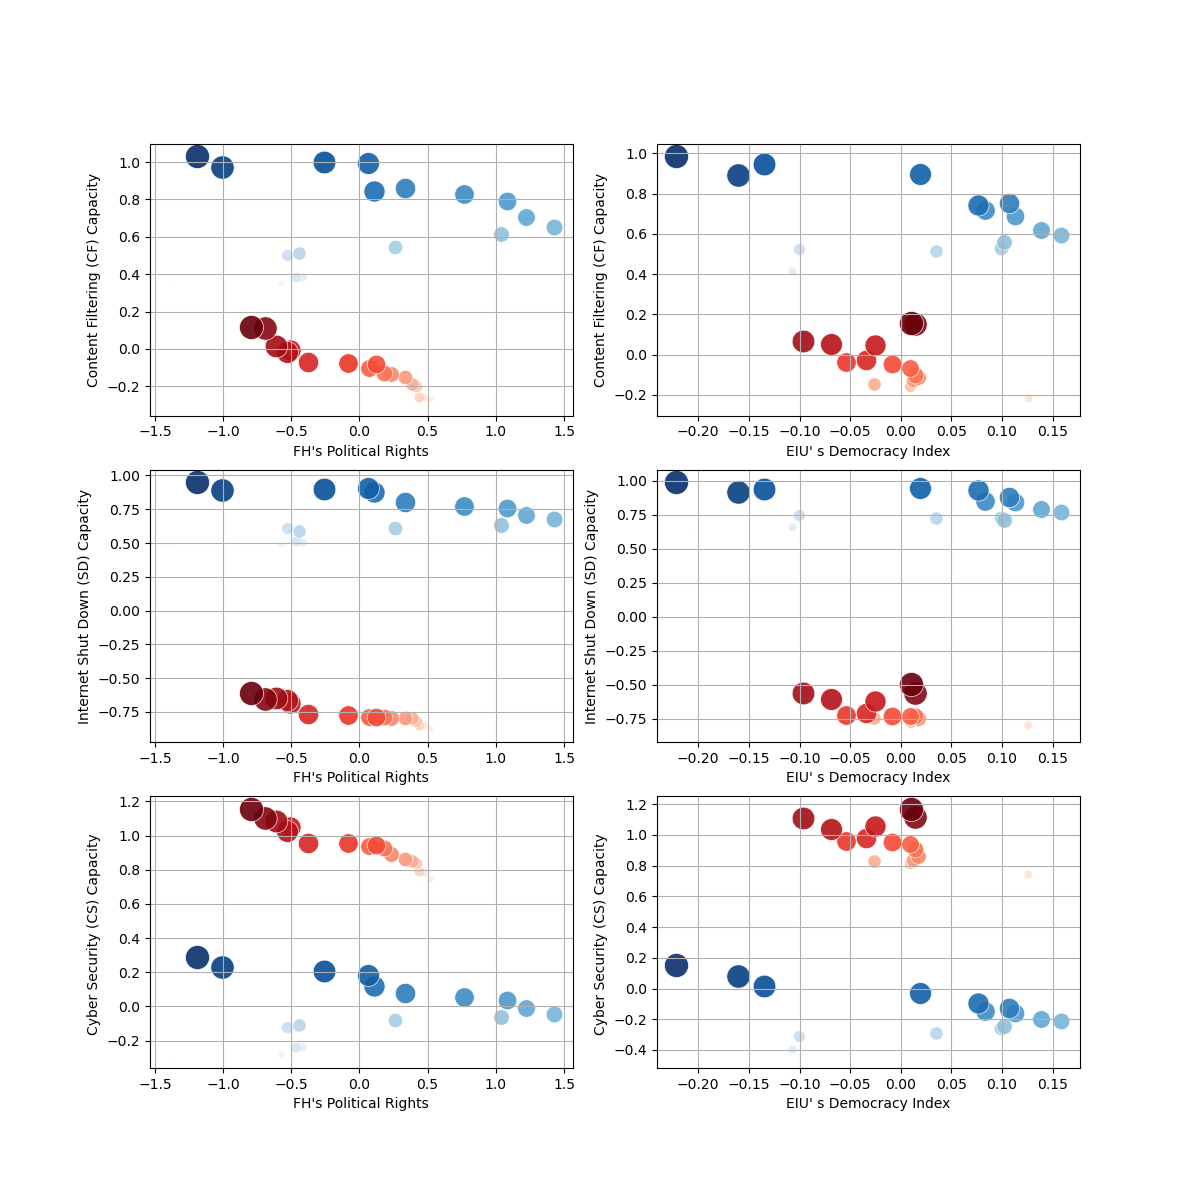

Write the Python code that produced this figure.
import matplotlib.pyplot as plt
import numpy as np
import pandas as pd
df = pd.read_excel('FigureA1.xlsx')

year = df['year'].values
q_eiu = df['Q_EIU'].values
eiu = df['EIU'].values
y221 = df['Y221'].values
y223 = df['Y223'].values
y229 = df['Y229'].values
q_pr = df['Q_PR'].values
pr = df['PR'].values
y221p = df['Y221P'].values
y223p = df['Y223P'].values
y229p = df['Y229P'].values

# Only include groups 1 and 4

data221p = { 
    'Group1': {
        'years': year[0:18],
        'political_rights': pr[0:18],
        'internet_Filtering': y221p[0:18],
    },
#     'Group2': {
#         'years': year[18:36],
#         'political_rights': pr[18:36],
#         'internet_Filtering': y221p[18:36],
#     },
#     'Group3': {
#         'years': year[36:54],
#         'political_rights': pr[36:54],
#         'internet_Filtering': y221p[36:54],
#     },
    'Group4': {
        'years': year[54:72],
        'political_rights': pr[54:72],
        'internet_Filtering': y221p[54:72],
    }
}

data221e = {
    'Group1': {
        'years': year[0:18],
        'democracy_index': eiu[0:18],
        'internet_Filtering': y221[0:18],
    },
#     'Group2': {
#         'years': year[18:36],
#         'democracy_index': eiu[18:36],
#         'internet_Filtering': y221[18:36],
#     },
#     'Group3': {
#         'years': year[36:54],
#         'democracy_index': eiu[36:54],
#         'internet_Filtering': y221[36:54],
#     },
    'Group4': {
        'years': year[54:72],
        'democracy_index': eiu[54:72],
        'internet_Filtering': y221[54:72],
    }
}

data223p = {
    'Group1': {
        'years': year[0:18],
        'political_rights': pr[0:18],
        'internet_shut_down': y223p[0:18],
    },
#     'Group2': {
#         'years': year[18:36],
#         'political_rights': pr[18:36],
#         'internet_shut_down': y223p[18:36],
#     },
#     'Group3': {
#         'years': year[36:54],
#         'political_rights': pr[36:54],
#         'internet_shut_down': y223p[36:54],
#     },
    'Group4': {
        'years': year[54:72],
        'political_rights': pr[54:72],
        'internet_shut_down': y223p[54:72],
    }
}

data223e = {
    'Group1': {
        'years': year[0:18],
        'democracy_index': eiu[0:18],
        'internet_shut_down': y223[0:18],
    },
#     'Group2': {
#         'years': year[18:36],
#         'democracy_index': eiu[18:36],
#         'internet_shut_down': y223[18:36],
#     },
#     'Group3': {
#         'years': year[36:54],
#         'democracy_index': eiu[36:54],
#         'internet_shut_down': y223[36:54],
#     },
    'Group4': {
        'years': year[54:72],
        'democracy_index': eiu[54:72],
        'internet_shut_down': y223[54:72],
    }
}

data229p = {
    'Group1': {
        'years': year[0:18],
        'political_rights': pr[0:18],
        'cyber_security_capacity': y229p[0:18],
    },
#     'Group2': {
#         'years': year[18:36],
#         'political_rights': pr[18:36],
#         'cyber_security_capacity': y229p[18:36],
#     },
#     'Group3': {
#         'years': year[36:54],
#         'political_rights': pr[36:54],
#         'cyber_security_capacity': y229p[36:54],
#     },
    'Group4': {
        'years': year[54:72],
        'political_rights': pr[54:72],
        'cyber_security_capacity': y229p[54:72],
    }
}

data229e = {
    'Group1': {
        'years': year[0:18],
        'democracy_index': eiu[0:18],
        'cyber_security_capacity': y229[0:18],
    },
#     'Group2': {
#         'years': year[18:36],
#         'democracy_index': eiu[18:36],
#         'cyber_security_capacity': y229[18:36],
#     },
#     'Group3': {
#         'years': year[36:54],
#         'democracy_index': eiu[36:54],
#         'cyber_security_capacity': y229[36:54],
#     },
    'Group4': {
        'years': year[54:72],
        'democracy_index': eiu[54:72],
        'cyber_security_capacity': y229[54:72],
    }
}

# Set gradient color
colors = {
    'Group1': 'Blues',  # Low-scoring group
#     'Group2': 'Purples',
#     'Group3': 'Greens',
    'Group4': 'Reds' # Hight-scoring group
}

plt.figure(figsize=(12, 8))

fig, axs = plt.subplots(3, 2, figsize=(12, 12))

# axs[0, 0].scatter(FH[i], Internet[i], s=sizes[i], color=cmap(norm(years[i])), alpha=0.9, edgecolors='w', linewidth=0.5)
# axs[0, 0].set_xlabel('PR')
# axs[0, 0].set_ylabel('Y221P')
# axs[0, 0].set_title('PR vs. Y221P')

#221p
for group, group_data in data221p.items():
    FH = group_data['political_rights']
    Internet = group_data['internet_Filtering']
    years = group_data['years']
    sizes = np.linspace(5, 300, len(years))  # Adjust circle diameter range
   
    cmap = plt.get_cmap(colors[group])
    norm = plt.Normalize(years.min(), years.max())
   
    for i in range(len(years)):
        axs[0, 0].scatter(FH[i], Internet[i], s=sizes[i], color=cmap(norm(years[i])), alpha=0.9, edgecolors='w', linewidth=0.5) # alpha = transparency (solid = 1)

axs[0, 0].set_xlabel("FH's Political Rights")
axs[0, 0].set_ylabel("Content Filtering (CF) Capacity")
# axs[0, 0].set_xlim(-1.5,1.5)
# axs[0, 0].set_ylim(-1, 1.25)
#axs[0, 0].set_title('PR vs. Y223P')
axs[0, 0].grid(True)
#plt.title("Political Rights vs Internet Shut Down Capacity (2006-2023)")

#223p
for group, group_data in data223p.items():
    FH = group_data['political_rights']
    Internet = group_data['internet_shut_down']
    years = group_data['years']
    sizes = np.linspace(5, 300, len(years))
   
    cmap = plt.get_cmap(colors[group])
    norm = plt.Normalize(years.min(), years.max())
   
    for i in range(len(years)):
        axs[1, 0].scatter(FH[i], Internet[i], s=sizes[i], color=cmap(norm(years[i])), alpha=0.9, edgecolors='w', linewidth=0.5)

axs[1, 0].set_xlabel("FH's Political Rights")
axs[1, 0].set_ylabel("Internet Shut Down (SD) Capacity")
# axs[1, 0].set_xlim(-1.5,1.5)
# axs[1, 0].set_ylim(-1, 1.25)
axs[1, 0].grid(True)

#229p
for group, group_data in data229p.items():
    FH = group_data['political_rights']
    Internet = group_data['cyber_security_capacity']
    years = group_data['years']
    sizes = np.linspace(5, 300, len(years))
   
    cmap = plt.get_cmap(colors[group])
    norm = plt.Normalize(years.min(), years.max())
   
    for i in range(len(years)):
        axs[2, 0].scatter(FH[i], Internet[i], s=sizes[i], color=cmap(norm(years[i])), alpha=0.9, edgecolors='w', linewidth=0.5)

axs[2, 0].set_xlabel("FH's Political Rights")
axs[2, 0].set_ylabel("Cyber Security (CS) Capacity ")
# axs[2, 0].set_xlim(-1.5,1.5)
# axs[2, 0].set_ylim(-1, 1.25)
axs[2, 0].grid(True)


#221e
for group, group_data in data221e.items():
    FH = group_data['democracy_index']
    Internet = group_data['internet_Filtering']
    years = group_data['years']
    sizes = np.linspace(5, 300, len(years))
   
    cmap = plt.get_cmap(colors[group])
    norm = plt.Normalize(years.min(), years.max())
   
    for i in range(len(years)):
        axs[0, 1].scatter(FH[i], Internet[i], s=sizes[i], color=cmap(norm(years[i])), alpha=0.9, edgecolors='w', linewidth=0.5)

axs[0, 1].set_xlabel("EIU' s Democracy Index")
axs[0, 1].set_ylabel("Content Filtering (CF) Capacity")
# axs[0, 1].set_xlim(-0.25, 0.2)
# axs[0, 1].set_ylim(-1, 1.25)
axs[0, 1].grid(True)

#223e
for group, group_data in data223e.items():
    FH = group_data['democracy_index']
    Internet = group_data['internet_shut_down']
    years = group_data['years']
    sizes = np.linspace(5, 300, len(years))
   
    cmap = plt.get_cmap(colors[group])
    norm = plt.Normalize(years.min(), years.max())
   
    for i in range(len(years)):
        axs[1, 1].scatter(FH[i], Internet[i], s=sizes[i], color=cmap(norm(years[i])), alpha=0.9, edgecolors='w', linewidth=0.5)

axs[1, 1].set_xlabel("EIU' s Democracy Index")
axs[1, 1].set_ylabel("Internet Shut Down (SD) Capacity")
# axs[1, 1].set_xlim(-0.25, 0.2)
# axs[1, 1].set_ylim(-1, 1.25)
axs[1, 1].grid(True)

#229e
for group, group_data in data229e.items():
    FH = group_data['democracy_index']
    Internet = group_data['cyber_security_capacity']
    years = group_data['years']
    sizes = np.linspace(5, 300, len(years))
   
    cmap = plt.get_cmap(colors[group])
    norm = plt.Normalize(years.min(), years.max())
   
    for i in range(len(years)):
        axs[2, 1].scatter(FH[i], Internet[i], s=sizes[i], color=cmap(norm(years[i])), alpha=0.9, edgecolors='w', linewidth=0.5)

axs[2, 1].set_xlabel("EIU' s Democracy Index")
axs[2, 1].set_ylabel("Cyber Security (CS) Capacity ")
# axs[2, 1].set_xlim(-0.25, 0.2)
# axs[2, 1].set_ylim(-1, 1.25)
axs[2, 1].grid(True)

fig.savefig('Figure A1.png')

##### The following is a single set of images test #####

# Plot the data
for group, group_data in data221p.items():
    FH = group_data['political_rights']
    Internet = group_data['internet_Filtering']
    years = group_data['years']
    sizes = np.linspace(5, 300, len(years))  # Adjust circle diameter range
   
    cmap = plt.get_cmap(colors[group])
    norm = plt.Normalize(years.min(), years.max())
   
    for i in range(len(years)):
        plt.scatter(FH[i], Internet[i], s=sizes[i], color=cmap(norm(years[i])), alpha=0.9, edgecolors='w', linewidth=0.5) # alpha = transparency (solid = 1)

plt.xlabel("FH's Political Rights")
plt.ylabel("Internet Filtering Capacity")
plt.xlim(-1.5, 1.5)
# plt.ylim(-1, 1.2)

#plt.title("Political Rights vs Internet Shut Down Capacity (2006-2023)")

plt.grid(True)
#plt.legend()
plt.savefig('data221p.png')
plt.show()

# Plot the data
for group, group_data in data229e.items():
    FH = group_data['democracy_index']
    Internet = group_data['cyber_security_capacity']
    years = group_data['years']
    sizes = np.linspace(5, 300, len(years))  # Adjust circle diameter range
   
    cmap = plt.get_cmap(colors[group])
    norm = plt.Normalize(years.min(), years.max())
   
    for i in range(len(years)):
        plt.scatter(FH[i], Internet[i], s=sizes[i], color=cmap(norm(years[i])), alpha=0.9, edgecolors='w', linewidth=0.5) # alpha = transparency (solid = 1)

plt.xlabel("EIU' s Democracy Index")
plt.ylabel("Cyber Security Capacity")
plt.xlim(-0.25, 0.25)
# plt.ylim(-1, 1.2)
#plt.title("Political Rights vs Internet Shut Down Capacity (2006-2023)")

plt.grid(True)
plt.savefig('data229ep.png')
plt.show()